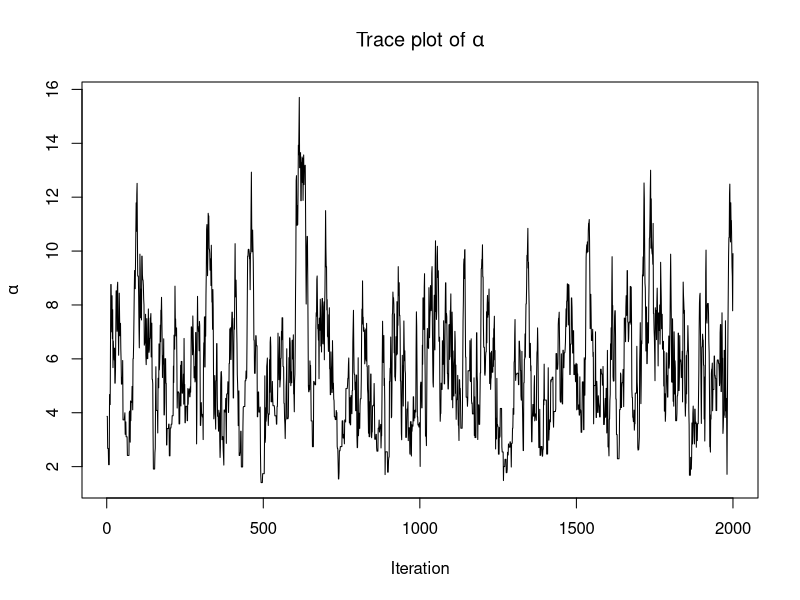
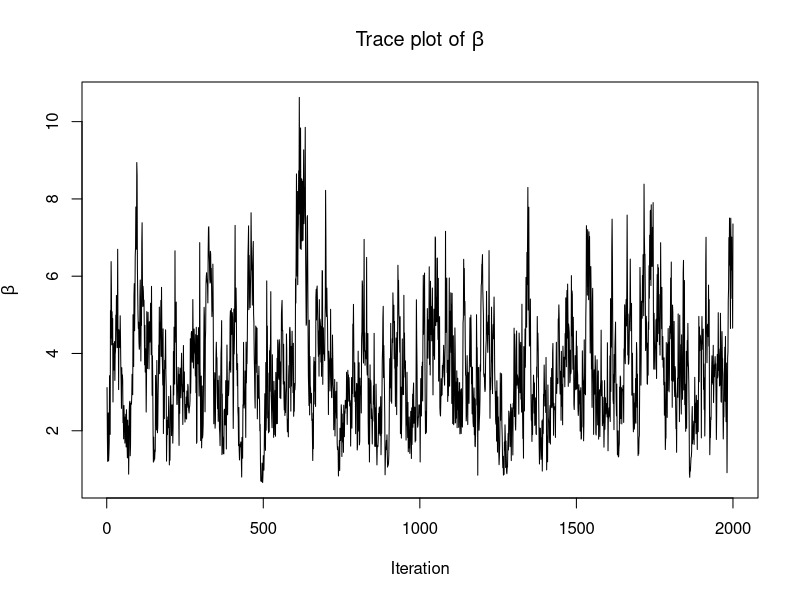
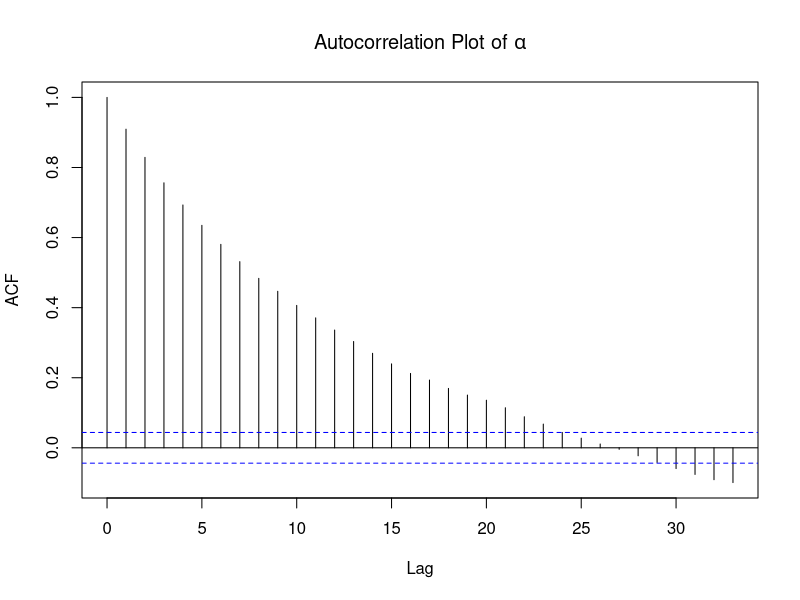
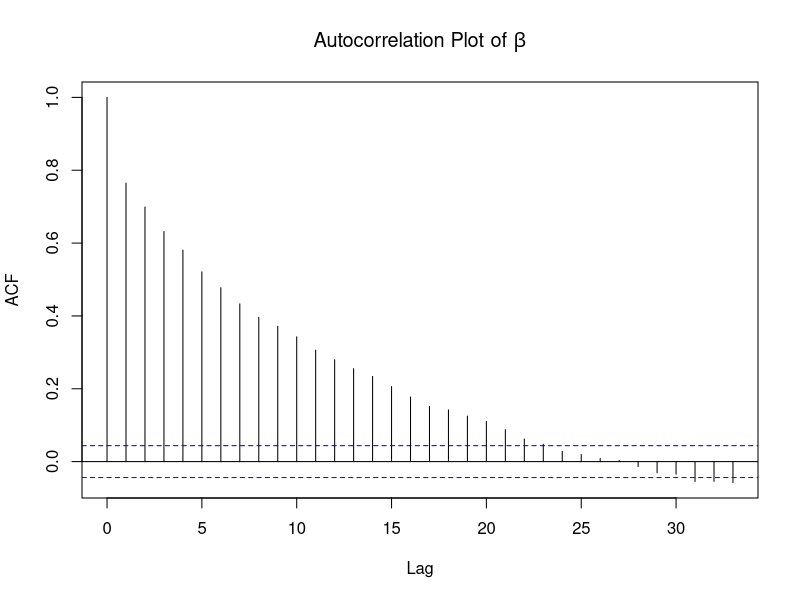
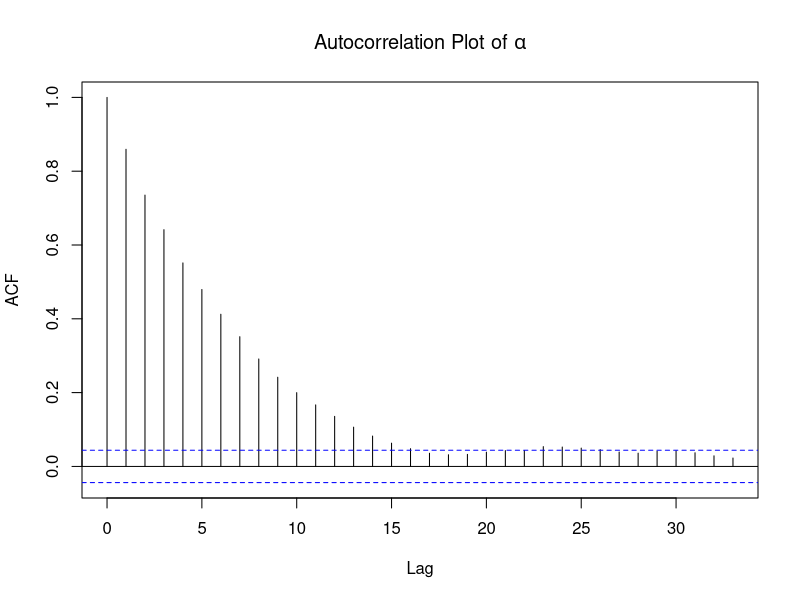
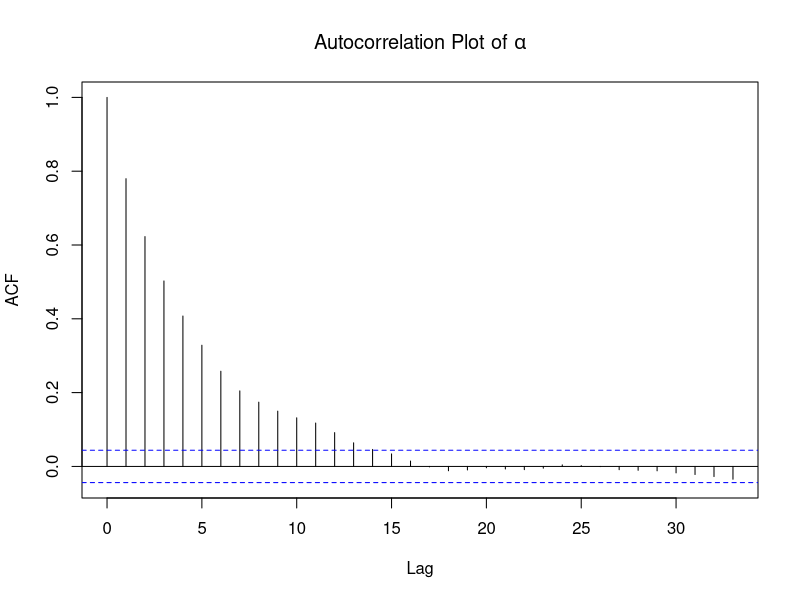
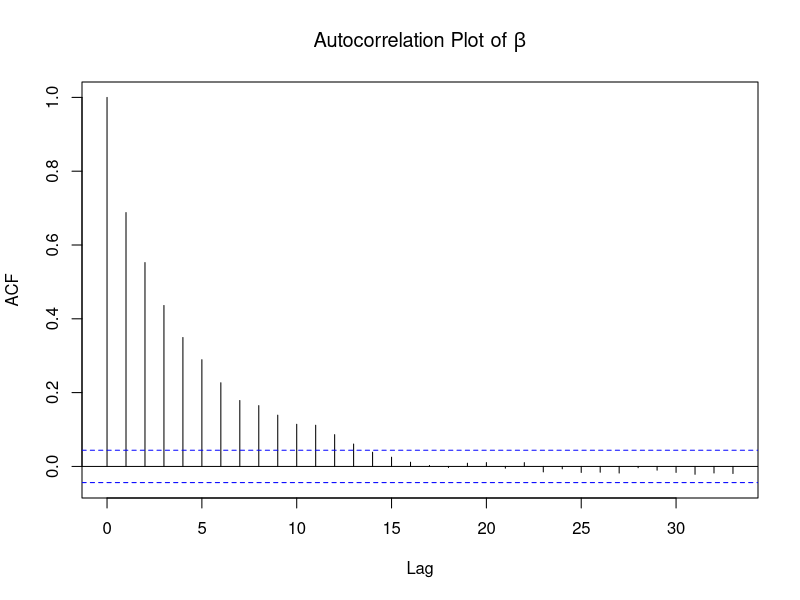
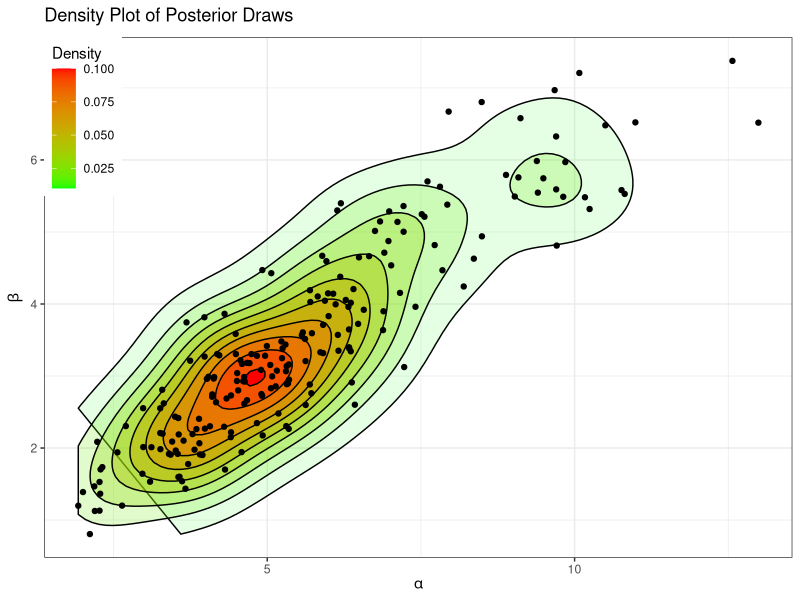

Source code (R) for these figures, in order:
## ---- chunk 1
require(hexbin)
require(ggplot2)
## ---- chunk 2
data = c(1.8,1.6,1.4,1.6,1.4,1.5,1.2)

#define density functions for mcmc

#let's look at the unnormalized alpha posterior and the lognormal jumping distribution
#xplot = seq(.1,20,length.out=100)
#yplot = alphapost(xplot)
#yplot = yplot/sum(yplot)
#plot(xplot,yplot,type="l",ylab="density",xlab=expression(alpha))
#curve(dlnorm(x,meanlog=4,sdlog=4),add=TRUE,col="red",lwd=2)




mcmc = function(start,ndraws,y,varjump){
  #cache functions of data
  sumy = sum(y)
  prody = prod(y)
  n = length(y)

  #unnormalized posterior marginal density of alpha
  #avoid overflow
  alphapost = function(alpha){
    exp(
      log(gamma(n*alpha+1))
      -log((sumy+0.8)^(n*alpha+1))
      +log(alpha)
      +log((gamma(alpha))^(-n))
      +log(prody^(alpha-1))
      +log(exp(-.5*alpha)))
  }

  #jumping distribution
  rjump = function(mean){
    meanlog = log(mean)-.5*log(varjump/mean^2+1)
    sdlog = sqrt(log(varjump/(mean)^2+1))
    rlnorm(1, meanlog = meanlog, sdlog = sdlog)
  }
  djump = function(x,mean){
    meanlog = log(mean)-.5*log(varjump/mean^2+1)
    sdlog = sqrt(log(varjump/(mean)^2+1))
    dlnorm(x, meanlog = meanlog, sdlog = sdlog)
  }
  
  
  #initialize Markov chain
  alpha = start
  
  #save draws and acceptance indicator
  post_draws = matrix(NA,ndraws,2)
  colnames(post_draws)=c("alpha","beta")
  acceptance = rep(0,ndraws)
  
  for(j in 1:ndraws){

    #perform MH step to sample alpha
    proposal = rjump(alpha)
    r = exp(log(alphapost(proposal))-log(alphapost(alpha))+log(djump(alpha,proposal))-log(djump(proposal,alpha)))

    if(runif(1)<min(r,1)){
      alpha = proposal #update alpha
      acceptance[j] = 1
    }
    
    #perform Gibbs step to sample beta|alpha
    beta = rgamma(1,shape = n*alpha+1,rate=sumy+0.8)
    
    #save draw
    post_draws[j,] = c(alpha,beta)
  }

  return(list(post_draws = post_draws, aratio = mean(acceptance)))    
}

#test run
#starting point  - alpha prior mean = 2/.5 = 4
output = mcmc(start=4,ndraws=2000,y=data,varjump=2)
output$aratio
## ---- chunk 3
plot(output$post_draws[,"alpha"],type="l",xlab="Iteration",ylab=expression(alpha),main=expression(paste("Trace plot of ",alpha)))
plot(output$post_draws[,"beta"],type="l",xlab="Iteration",ylab=expression(beta),main=expression(paste("Trace plot of ",beta)))
## ---- chunk 4
acf(output$post_draws[,"alpha"],main=expression(paste("Autocorrelation Plot of ",alpha)))
acf(output$post_draws[,"beta"],main=expression(paste("Autocorrelation Plot of ",beta)))
## ---- chunk 5
#Varjump 4
output.4 = mcmc(start=4,ndraws=2000,y=data,varjump=4)
output.4$aratio
acf(output.4$post_draws[,"alpha"],main=expression(paste("Autocorrelation Plot of ",alpha)))
#Varjump 6
set.seed(31)
output.6 = mcmc(start=4,ndraws=2000,y=data,varjump=6)
output.6$aratio

#Varjump 8
set.seed(31)
output.8 = mcmc(start=4,ndraws=2000,y=data,varjump=8)
output.8$aratio

set.seed(31)
output.10 = mcmc(start=4,ndraws=2000,y=data,varjump=10)
output.10$aratio
acf(output.10$post_draws[,"alpha"],main=expression(paste("Autocorrelation Plot of ",alpha)))
acf(output.10$post_draws[,"beta"],main=expression(paste("Autocorrelation Plot of ",beta)))
## ---- chunk 6
set.seed(31)
output = mcmc(start=4,ndraws=2000,y=data,varjump=10)
post_draws = output$post_draws[seq(1,2000,10),]
## ---- chunk 7
commonTheme = list(labs(color="Density",fill="Density",
                        x=expression(alpha),
                        y=expression(beta)),
                   theme_bw(),
                   theme(legend.position=c(0,1),
                         legend.justification=c(0,1)))
ggplot(data=as.data.frame(post_draws),aes(alpha,beta)) + 
  stat_density2d(aes(fill=..level..,alpha=..level..),geom='polygon',colour='black') + 
  scale_fill_continuous(low="green",high="red") +
  guides(alpha="none") +
  geom_point() + commonTheme + ggtitle(expression(paste("Density Plot of Posterior Draws")))

plot(hexbin(post_draws[,"alpha"],post_draws[,"beta"]),xlab=expression(alpha),ylab=expression(beta),main="Plot of Posterior Draws")

## ---- chunk 8
hist(post_draws[,"alpha"],main=expression(paste("Histogram of Marginal Posterior Draws of ",alpha)),xlab=expression(alpha),freq=FALSE,col="cornflowerblue")
lines(density(post_draws[,"alpha"],adjust=2), col="red", lwd=2,lty=2)

hist(post_draws[,"beta"],main=expression(paste("Histogram of Marginal Posterior Draws of ",beta)),xlab=expression(beta),freq=FALSE,col="cornflowerblue")
lines(density(post_draws[,"beta"],adjust=2), col="red", lwd=2,lty=2)
## ---- chunk 9
#alpha
alpha_CI = quantile(post_draws[,"alpha"],probs=c(0.025,0.975))
alpha_CI

alpha_MAP = post_draws[,"alpha"][which.max(density(post_draws[,"alpha"])$y)]
alpha_MAP  
  
  
#beta
beta_CI = quantile(post_draws[,"beta"],probs=c(0.025,0.975))
beta_CI

beta_MAP = post_draws[,"beta"][which.max(density(post_draws[,"beta"])$y)]
beta_MAP
## ---- chunk 10
post_pred = numeric()
for(j in 1:nrow(post_draws)){
  post_pred[j] = rgamma(1,shape=post_draws[j,"alpha"],rate=post_draws[j,"beta"])  
}
## ---- chunk 11
hist(post_pred,main=expression(paste("Histogram of Posterior Predictive Draws")),xlab=expression(tilde(y)),freq=FALSE,col="cornflowerblue")
lines(density(post_pred,adjust=2), col="red", lwd=2,lty=2)
## ---- chunk 12
post_pred_CI = quantile(post_pred,probs=c(0.025,0.975))
post_pred_CI

post_pred_MAP = post_pred[which.max(density(post_pred)$y)]
post_pred_MAP
